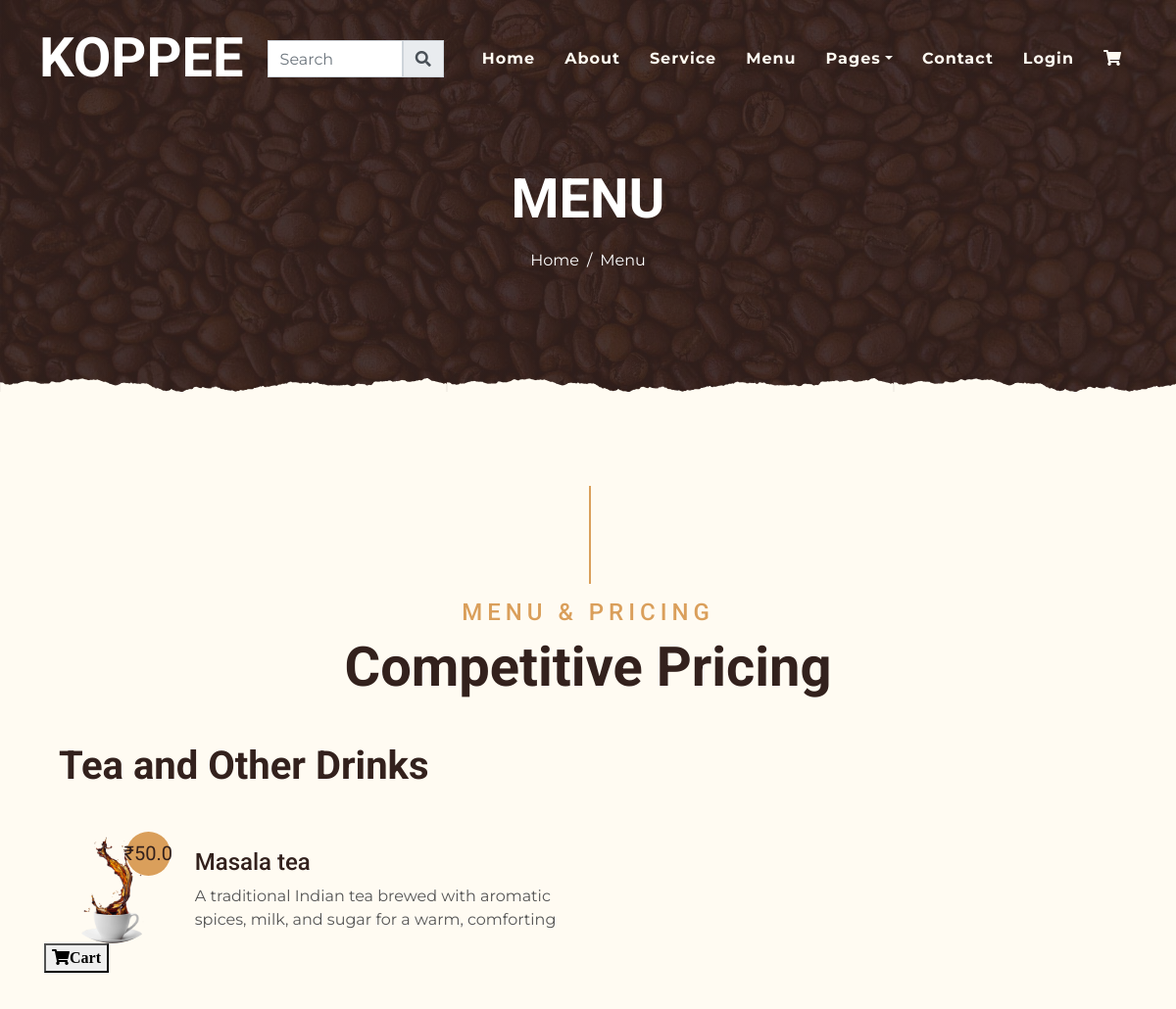
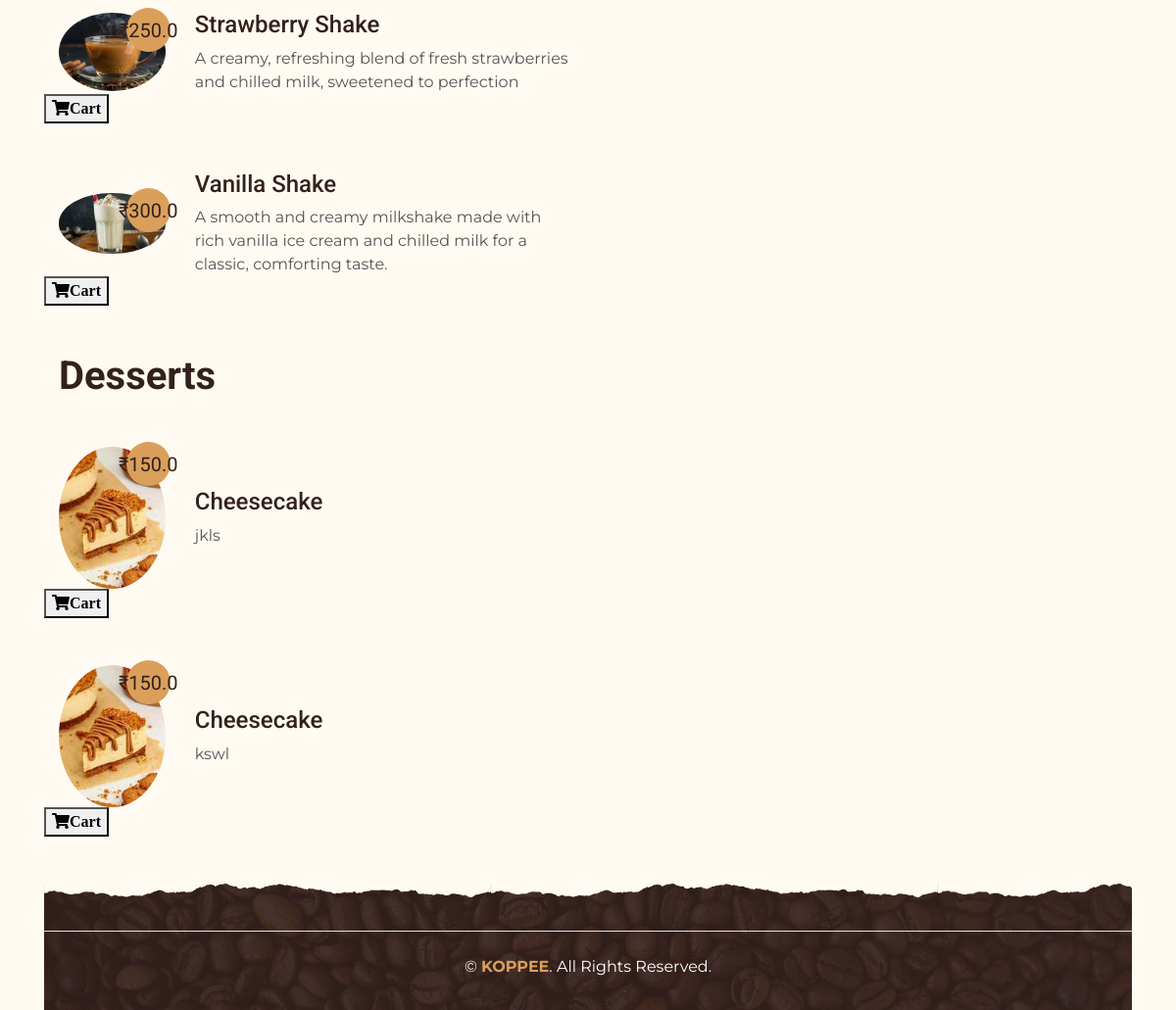
Before: /menu with the older database file (2 pictures, top to bottom).
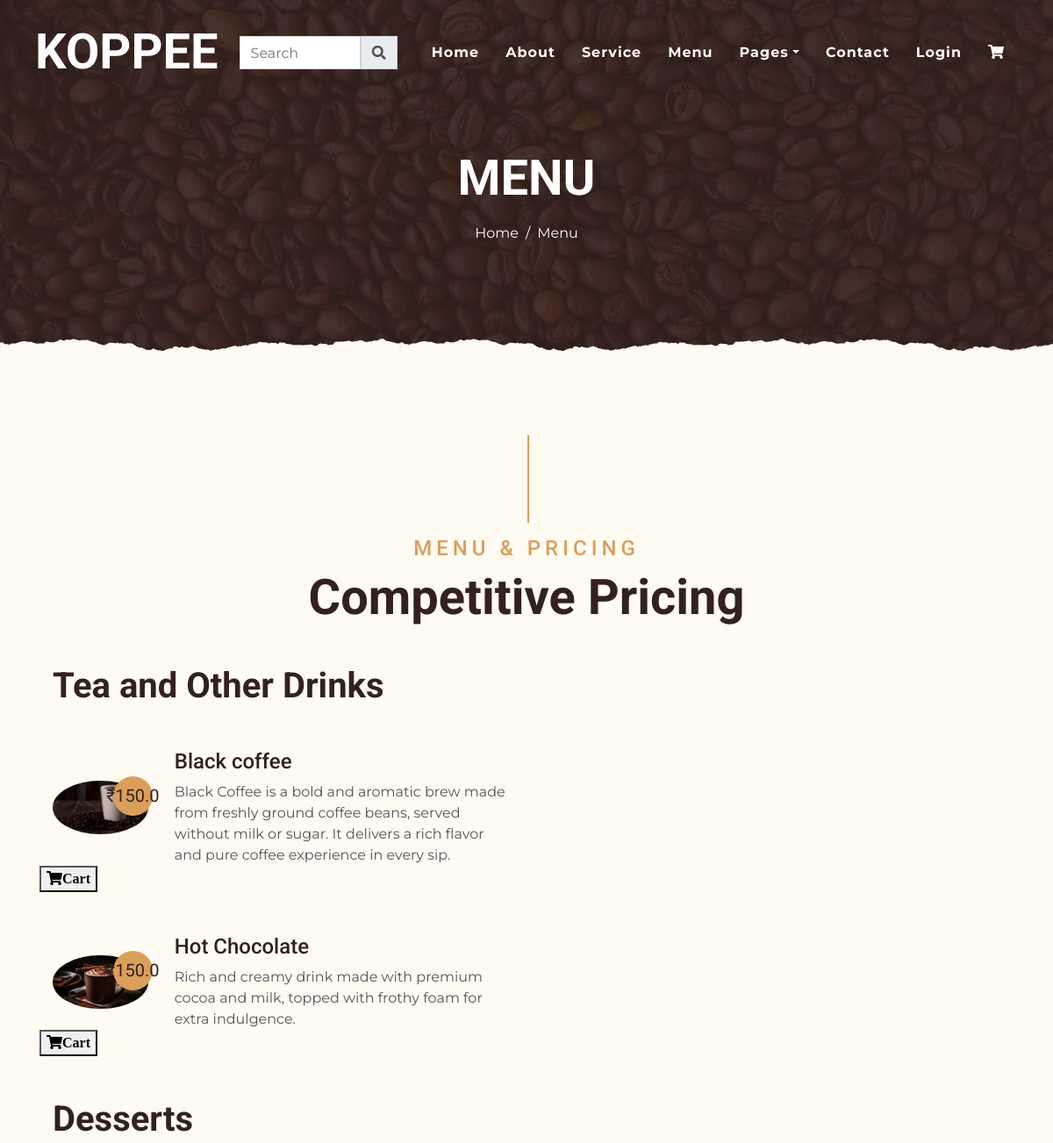
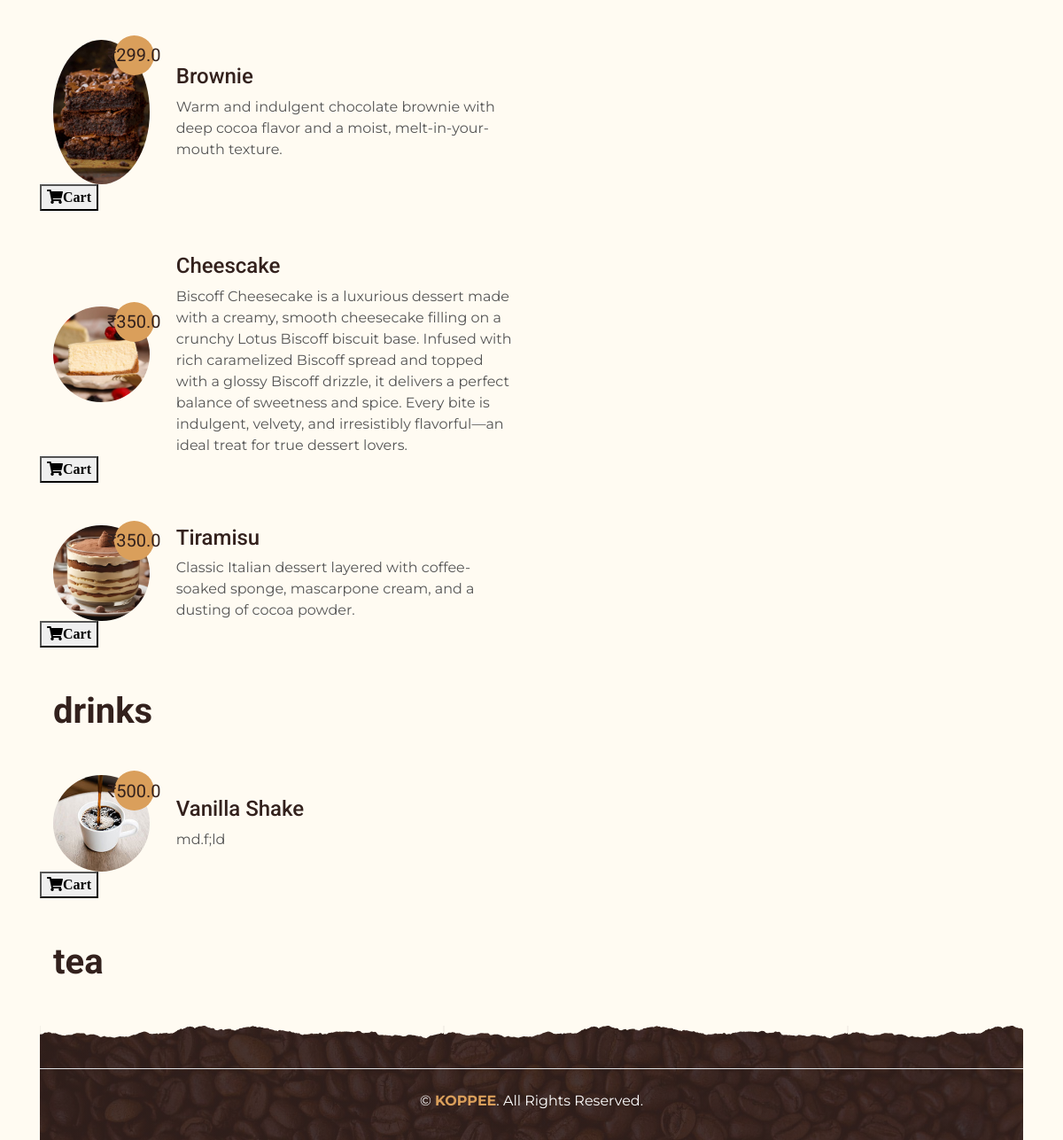
After: the same page with the newer database file (2 pictures, top to bottom).
### myapp/models.py (models this page shows, shortened)
class category(models.Model):
    name = models.CharField(max_length=50)

class product(models.Model):
    category = models.ForeignKey(category,on_delete=models.CASCADE)
    name = models.CharField(max_length=50)
    price = models.FloatField()
    desc = models.TextField()
    image = models.ImageField(upload_to="Product")

### myapp/views.py (the view)
# urls.py: path('menu',menu,name='menu'),
def menu(request):
    if request.GET:
        cid = request.GET['cid']
        products = product.objects.filter(category_id=cid)
    else:
        products = product.objects.all()
        categorys = category.objects.all()
        return render(request,'menu.html',{'products':products, 'categories':categorys})

### myapp/templates/menu.html (shortened to what this page needs)
{% extends 'base.html'%}
{%load static%}
{% block content %}
    <div class="container-fluid page-header mb-5 position-relative overlay-bottom">
        <div class="d-flex flex-column align-items-center justify-content-center pt-0 pt-lg-5" style="min-height: 400px">
            <h1 class="display-4 mb-3 mt-0 mt-lg-5 text-white text-uppercase">Menu</h1>
            <div class="d-inline-flex mb-lg-5">
                <p class="m-0 text-white"><a class="text-white" href="">Home</a></p>
                <p class="m-0 text-white px-2">/</p>
                <p class="m-0 text-white">Menu</p>
            </div>
        </div>
    </div>
    <div class="container-fluid pt-5">
        <div class="container">
            <div class="section-title">
                <h4 class="text-primary text-uppercase" style="letter-spacing: 5px;">Menu & Pricing</h4>
                <h1 class="display-4">Competitive Pricing</h1>
            </div>
<div id="menu-section">
{% for cat in categories %}
    <div class="col-lg-6">
        <h1 class="mb-5">{{ cat.name }}</h1>
        {% for prod in products %}
            {% if prod.category.id == cat.id %}
            <div class="row align-items-center mb-5">
                <div class="col-4 col-sm-3" id="prodata">
                    <a href="{% url 'details' %}?pid={{ prod.id }}">
                        <img class="w-100 rounded-circle"
                             src="{{ prod.image.url }}" alt="">
                    </a>
                    <h5 class="menu-price">₹{{ prod.price }}</h5>
                </div>
                <div class="col-8 col-sm-9">
                    <h4>{{ prod.name }}</h4>
                    <p class="m-0">{{ prod.desc }}</p>
                </div>
                 <button   onclick="addtocart('{{prod.id}}')">
                    <i class="fa fa-shopping-cart">Cart</i>
                 </button>
            </div>
            {% endif %}
        {% endfor %}
    </div>
{% endfor %}
</div>
{% endblock %}

### myapp/templates/base.html (shortened to what this page needs)
{% load static %}
<!DOCTYPE html>
<html lang="en">
<head>
    <link href="https://cdnjs.cloudflare.com/ajax/libs/font-awesome/5.10.0/css/all.min.css" rel="stylesheet">
    <link href="{% static 'lib/owlcarousel/assets/owl.carousel.min.css' %}" rel="stylesheet">
    <link href="{% static 'lib/tempusdominus/css/tempusdominus-bootstrap-4.min.css' %}" rel="stylesheet">
    <link href="{% static 'css/style.min.css' %}" rel="stylesheet">
</head>
<body>
<div class="container-fluid p-0 nav-bar">
    <nav class="navbar navbar-expand-lg bg-none navbar-dark py-3">
        <a href="{% url 'index' %}" class="navbar-brand px-lg-4 m-0">
            <h1 class="m-0 display-4 text-uppercase text-white">KOPPEE</h1>
        </a>
        <div class="input-group" style="width: 250px;">
            <input type="text" placeholder="Search" class="form-control" onkeyup="serach(this.value)">
            <span class="input-group-text">
                <i class="fa fa-search"></i>
            </span>
        </div>
        <div class="collapse navbar-collapse justify-content-between" id="navbarCollapse">
            <div class="navbar-nav ml-auto p-4">
                <a href="{% url 'index' %}" class="nav-item nav-link">Home</a>
                <a href="{% url 'about' %}" class="nav-item nav-link">About</a>
                <a href="{% url 'service' %}" class="nav-item nav-link">Service</a>
                <a href="{% url 'menu' %}" class="nav-item nav-link">Menu</a>
                <div class="nav-item dropdown">
                    <a href="#" class="nav-link dropdown-toggle" data-toggle="dropdown">Pages</a>
                </div>
                <a href="{% url 'contact' %}" class="nav-item nav-link">Contact</a>
                {% if user.is_authenticated %}
                    <a href="{% url 'logout' %}" class="nav-item nav-link">Logout</a>
                    <span class="nav-item nav-link">Welcome, {{ user.username }}</span>
                {% else %}
                    <a href="{% url 'login' %}" class="nav-item nav-link">Login</a>
                {% endif %}
                <a href="{% url 'cart' %}" class="nav-item nav-link">
                    <i class="fa fa-shopping-cart"></i>
                </a>
            </div>
        </div>
    </nav>
</div>
{% block content %}
{% endblock %}
<div class="container-fluid footer text-white mt-5 pt-5 px-0 position-relative overlay-top">
    <div class="container-fluid text-center text-white border-top py-4">
        <p class="mb-2 text-white">
            &copy; <a class="font-weight-bold" href="#">KOPPEE</a>. All Rights Reserved.
        </p>
    </div>
</div>
</body>
</html>

Changed rows visible on the page:
removed product: image (picture), price "50.0", name "Masala tea", desc "A traditional Indian tea brewed with aromatic spices, milk, and sugar for a warm, comforting", shown under category "Tea and Other Drinks"
removed product: image (picture), price "250.0", name "Strawberry Shake", desc "A creamy, refreshing blend of fresh strawberries and chilled milk, sweetened to perfection", shown under category "Tea and Other Drinks"
removed product: image (picture), price "300.0", name "Vanilla Shake", desc "A smooth and creamy milkshake made with rich vanilla ice cream and chilled milk for a classic, comforting taste.", shown under category "Tea and Other Drinks"
removed product: image (picture), price "150.0", name "Cheesecake", desc "jkls", shown under category "Desserts"
removed product: image (picture), price "150.0", name "Cheesecake", desc "kswl", shown under category "Desserts"
added product: image (picture), price "150.0", name "Black coffee", desc "Black Coffee is a bold and aromatic brew made from freshly ground coffee beans, served without milk or sugar. It delivers a rich flavor and pure coffee experience in every sip.", shown under category "Tea and Other Drinks"
added product: image (picture), price "150.0", name "Hot Chocolate", desc "Rich and creamy drink made with premium cocoa and milk, topped with frothy foam for extra indulgence.", shown under category "Tea and Other Drinks"
added product: image (picture), price "299.0", name "Brownie", desc "Warm and indulgent chocolate brownie with deep cocoa flavor and a moist, melt-in-your-mouth texture.", shown under category "Desserts"
added product: image (picture), price "350.0", name "Cheescake", desc "Biscoff Cheesecake is a luxurious dessert made with a creamy, smooth cheesecake filling on a crunchy Lotus Biscoff biscuit base. Infused with rich caramelized Biscoff spread and topped with a glossy Biscoff drizzle, it delivers a perfect balance of sweetness and spice. Every bite is indulgent, velvety, and irresistibly flavorful—an ideal treat for true dessert lovers.", shown under category "Desserts"
added product: image (picture), price "350.0", name "Tiramisu", desc "Classic Italian dessert layered with coffee-soaked sponge, mascarpone cream, and a dusting of cocoa powder.", shown under category "Desserts"
added category: name "drinks"
added product: image (picture), price "500.0", name "Vanilla Shake", desc "md.f;ld", shown under "drinks"
added category: name "tea"
